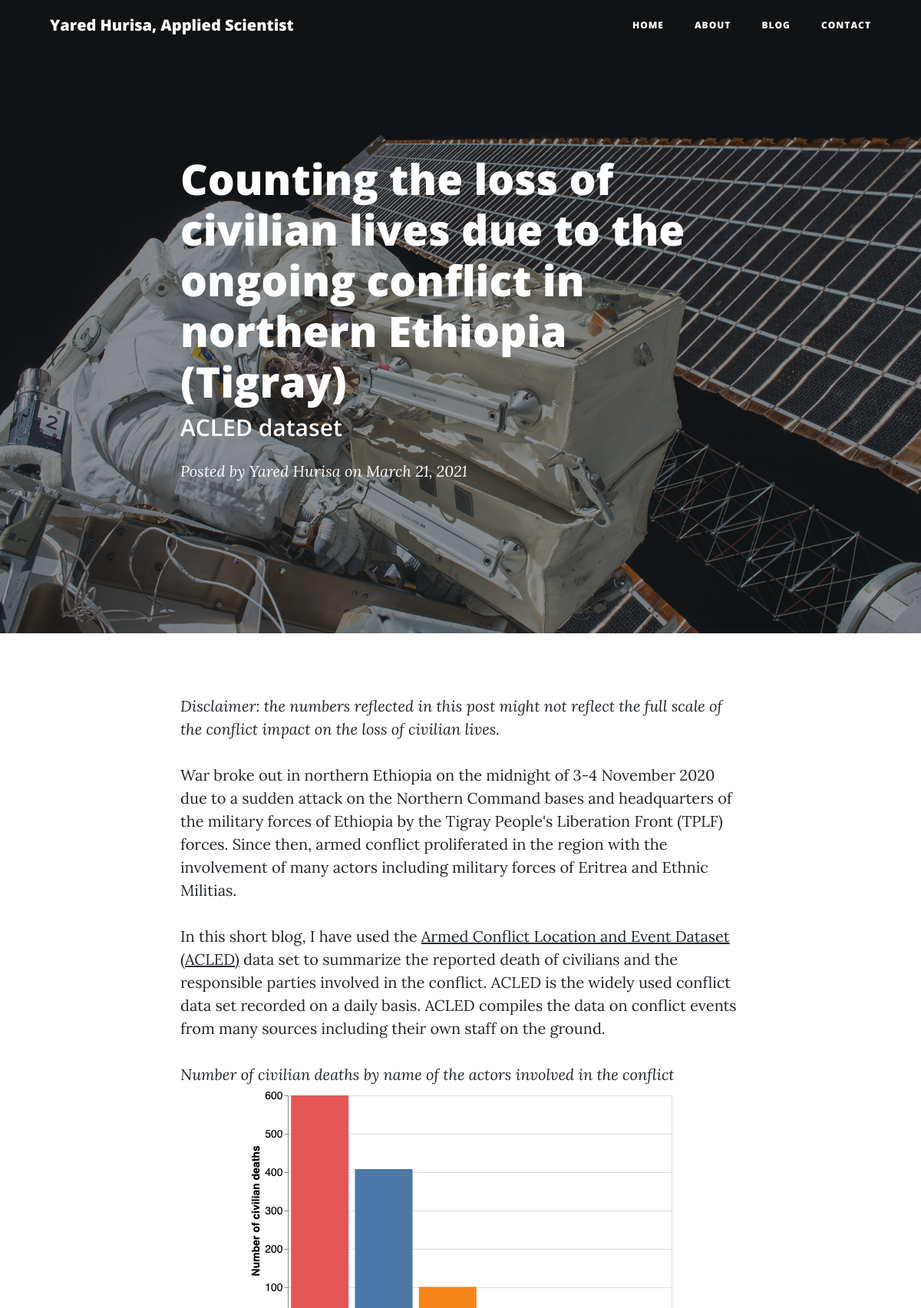
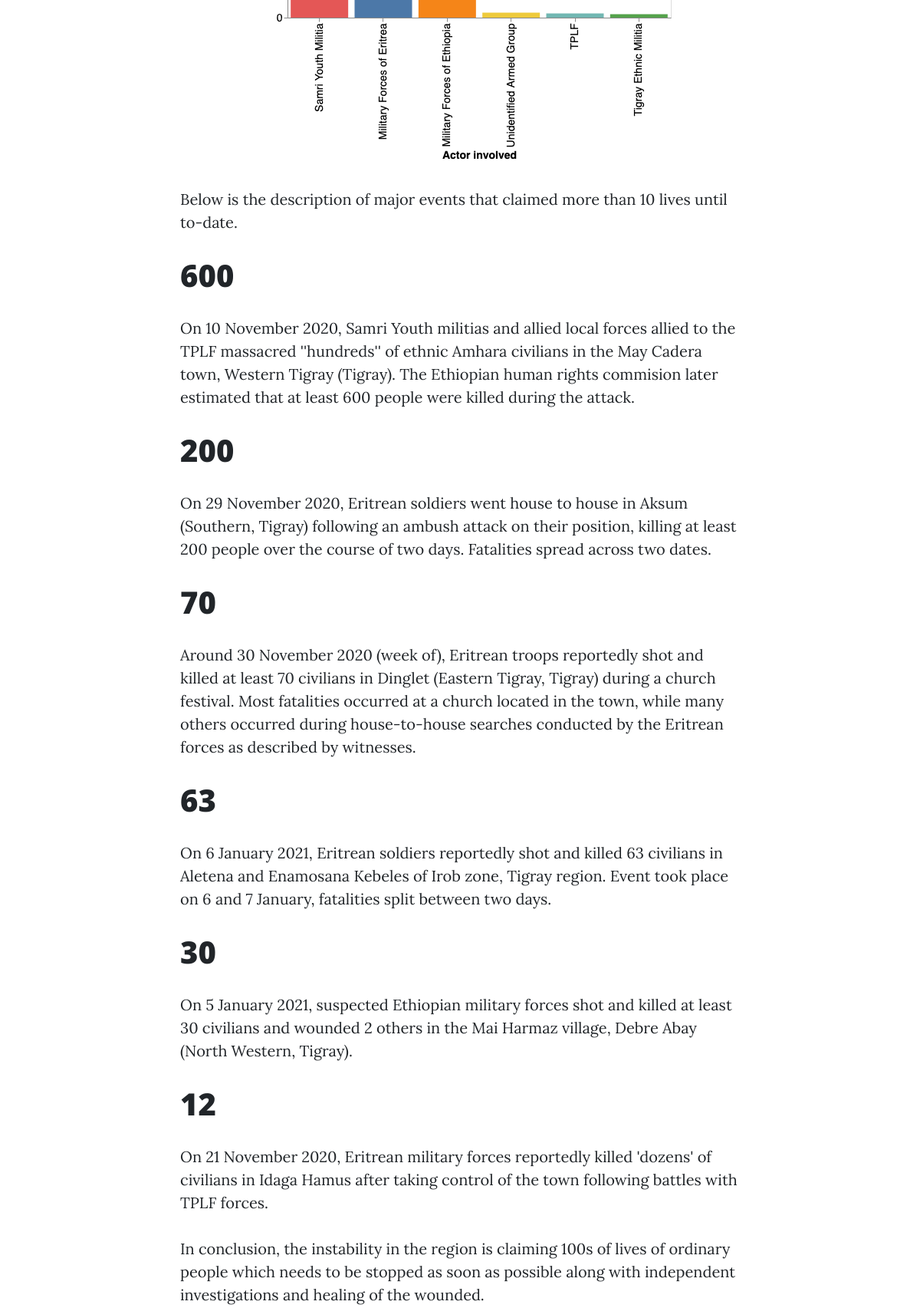
Screenshot of /post/conflict-in-northern-Ethiopia (upper part) with the database file from the repository (2 pictures, top to bottom).
### app.py (models this page shows, shortened)
class Posts(db.Model):
    __tablename__ = "Blogpost"
    id = db.Column(db.Integer, primary_key=True)
    title = db.Column(db.String(255))
    subtitle = db.Column(db.String(255))
    content = db.Column(db.Text)
    author = db.Column(db.String(255))
    date_posted = db.Column(db.DateTime)
    slug = db.Column(db.String(255))

### app.py (the view)
@app.route("/post/<string:slug>")
def post(slug):
    try:
        post = Posts.query.filter_by(slug=slug).one()
        return render_template("post.html", post=post)
    except sqlalchemy.orm.exc.NoResultFound:
        abort(404)

### templates/post.html (shortened to what this page needs)
<!DOCTYPE html>
<html lang="en">
  <head>
    <link
      href="../static/vendor/bootstrap/css/bootstrap.min.css"
      rel="stylesheet"
    />
    <link
      href="../static/vendor/fontawesome-free/css/all.min.css"
      rel="stylesheet"
      type="text/css"
    />
    <link href="../static/css/clean-blog.min.css" rel="stylesheet" />
  </head>
  <body>
    <nav class="navbar navbar-expand-lg navbar-light fixed-top" id="mainNav">
      <div class="container">
        <a class="navbar-brand" href="/">Yared Hurisa, Applied Scientist</a>
        <div class="collapse navbar-collapse" id="navbarResponsive">
          <ul class="navbar-nav ml-auto">
            <li class="nav-item">
              <a class="nav-link" href="/">Home</a>
            </li>
            <li class="nav-item">
              <a class="nav-link" href="/about">About</a>
            </li>
            <li class="nav-item">
              <a class="nav-link" href="/blog">Blog</a>
            </li>
            <li class="nav-item">
              <a class="nav-link" href="/contact">Contact</a>
            </li>
          </ul>
        </div>
      </div>
    </nav>
    <header
      class="masthead"
      style="background-image: url('../static/img/post-bg.jpg')"
    >
      <div class="overlay"></div>
      <div class="container">
        <div class="row">
          <div class="col-lg-8 col-md-10 mx-auto">
            <div class="post-heading">
              <h1>{{post.title}}</h1>
              <h2 class="subheading">{{post.subtitle}}</h2>
              <span class="meta"
                >Posted by
                <a href="#">{{post.author}}</a>
                on {{post.date_posted.strftime('%B %d, %Y')}}</span
              >
            </div>
          </div>
        </div>
      </div>
    </header>
    <article>
      <div class="container">
        <div class="row">
          <div class="col-lg-8 col-md-10 mx-auto">
            <p>{{post.content | safe}}</p>
          </div>
        </div>
      </div>
    </article>
                      <link rel="stylesheet" href="https://cdnjs.cloudflare.com/ajax/libs/font-awesome/4.7.0/css/font-awesome.min.css">
    </body>
    </html>

### rows the page displays
Posts: title "Counting the loss of civilian lives due to the ongoing conflict in northern Ethiopia (Tigray)", subtitle "ACLED dataset", author "Yared Hurisa", date_posted "March 21, 2021", content "Disclaimer: the numbers reflected in this post might not reflect the full scale of the conflict impact on the loss of civilian lives. War broke out in northern Ethiopia on the midnight of 3-4 November 2020 due to a sudden attack on the Northern Command bases and headquarters of the military forces of Ethiopia by the Tigray People's Liberation Front (TPLF) forces. Since then, armed conflict proliferated in the region with the involvement of many actors including military forces of Eritrea and Ethnic Militias. In this short blog, I have used the Armed Conflict Location and Event Dataset (ACLED) data set to summarize the reported death of civilians and the responsible parties involved in the…", content (picture)
